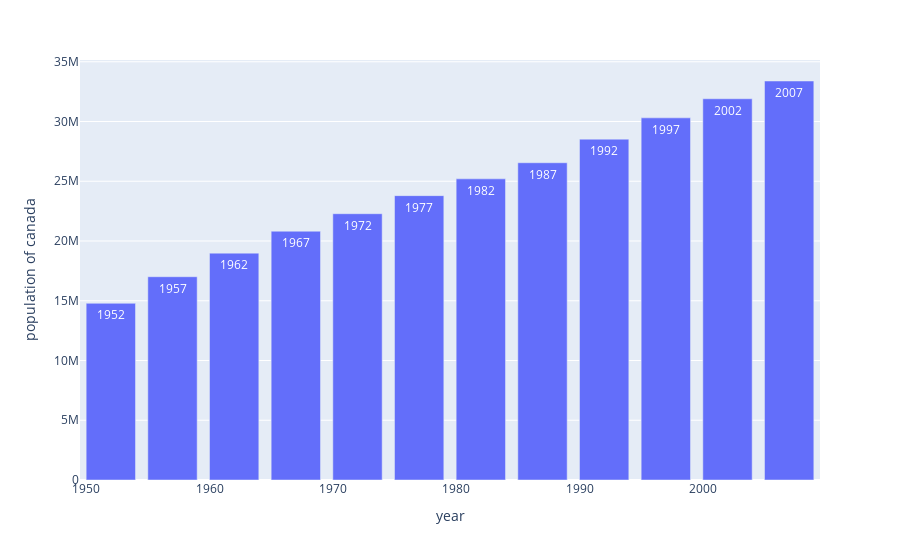

Notebook source saved alongside this figure:
### Code cell
px.bar(datac, x='year', y='pop', hover_data=['lifeExp','gdpPercap'], labels={'pop': 'population of canada'}, height=400, text='year')

### Figure 1 — Plotly figure (JSON) as saved in the notebook; plotly's stock layout.template omitted (floating-point values rounded to 4 significant figures)
{"data": [{"alignmentgroup": "True", "customdata": [[68.75, 11370.0], [69.96, 12490.0], [71.3, 13460.0], [72.13, 16080.0], [72.88, 18970.0], [74.21, 22090.0], [75.76, 22900.0], [76.86, 26630.0], [77.95, 26340.0], [78.61, 28950.0], [79.77, 33330.0], [80.65, 36320.0]], "hovertemplate": "year=%{text}<br>population of canada=%{y}<br>lifeExp=%{customdata[0]}<br>gdpPercap=%{customdata[1]}<extra></extra>", "legendgroup": "", "marker": {"color": "#636efa", "pattern": {"shape": ""}}, "name": "", "offsetgroup": "", "orientation": "v", "showlegend": false, "text": [1952, 1957, 1962, 1967, 1972, 1977, 1982, 1987, 1992, 1997, 2002, 2007], "textposition": "auto", "type": "bar", "x": [1952, 1957, 1962, 1967, 1972, 1977, 1982, 1987, 1992, 1997, 2002, 2007], "xaxis": "x", "y": [14785584, 17010154, 18985849, 20819767, 22284500, 23796400, 25201900, 26549700, 28523502, 30305843, 31902268, 33390141], "yaxis": "y"}], "layout": {"autosize": true, "barmode": "relative", "legend": {"tracegroupgap": 0}, "margin": {"t": 60}, "xaxis": {"anchor": "y", "autorange": true, "domain": [0, 1], "range": [1950.0, 2010.0], "title": {"text": "year"}, "type": "linear"}, "yaxis": {"anchor": "x", "autorange": true, "domain": [0, 1], "range": [0, 35150000.0], "title": {"text": "population of canada"}, "type": "linear"}}}
